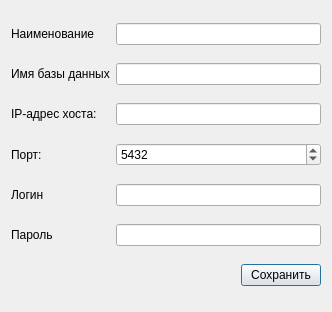
<?xml version="1.0" encoding="UTF-8"?>
<ui version="4.0">
 <class>DbSettings</class>
 <widget class="QDialog" name="DbSettings">
  <property name="geometry">
   <rect>
    <x>0</x>
    <y>0</y>
    <width>332</width>
    <height>312</height>
   </rect>
  </property>
  <property name="sizePolicy">
   <sizepolicy hsizetype="MinimumExpanding" vsizetype="Minimum">
    <horstretch>0</horstretch>
    <verstretch>0</verstretch>
   </sizepolicy>
  </property>
  <property name="windowTitle">
   <string>DbConnection</string>
  </property>
  <layout class="QGridLayout" name="gridLayout">
   <item row="1" column="1">
    <widget class="QLineEdit" name="leHumanName"/>
   </item>
   <item row="5" column="0">
    <widget class="QLabel" name="lbLogin">
     <property name="text">
      <string>Логин</string>
     </property>
     <property name="wordWrap">
      <bool>false</bool>
     </property>
    </widget>
   </item>
   <item row="1" column="0">
    <widget class="QLabel" name="lbHumanName">
     <property name="text">
      <string>Наименование</string>
     </property>
    </widget>
   </item>
   <item row="5" column="1">
    <widget class="QLineEdit" name="leLogin">
     <property name="minimumSize">
      <size>
       <width>200</width>
       <height>0</height>
      </size>
     </property>
    </widget>
   </item>
   <item row="3" column="0">
    <widget class="QLabel" name="lbHostIp">
     <property name="enabled">
      <bool>true</bool>
     </property>
     <property name="text">
      <string>IP-адрес хоста:</string>
     </property>
     <property name="wordWrap">
      <bool>false</bool>
     </property>
    </widget>
   </item>
   <item row="2" column="1">
    <widget class="QLineEdit" name="leDbName"/>
   </item>
   <item row="2" column="0">
    <widget class="QLabel" name="lbDbName">
     <property name="text">
      <string>Имя базы данных</string>
     </property>
    </widget>
   </item>
   <item row="4" column="0">
    <widget class="QLabel" name="lbPort">
     <property name="text">
      <string>Порт:</string>
     </property>
     <property name="wordWrap">
      <bool>false</bool>
     </property>
    </widget>
   </item>
   <item row="6" column="0">
    <widget class="QLabel" name="lbPassword">
     <property name="text">
      <string>Пароль</string>
     </property>
     <property name="wordWrap">
      <bool>false</bool>
     </property>
    </widget>
   </item>
   <item row="6" column="1">
    <widget class="QLineEdit" name="lePassword">
     <property name="minimumSize">
      <size>
       <width>200</width>
       <height>0</height>
      </size>
     </property>
    </widget>
   </item>
   <item row="4" column="1">
    <widget class="QSpinBox" name="sbPort">
     <property name="maximum">
      <number>65535</number>
     </property>
     <property name="value">
      <number>5432</number>
     </property>
    </widget>
   </item>
   <item row="3" column="1">
    <widget class="QLineEdit" name="leHostIp">
     <property name="enabled">
      <bool>true</bool>
     </property>
     <property name="sizePolicy">
      <sizepolicy hsizetype="Preferred" vsizetype="Fixed">
       <horstretch>0</horstretch>
       <verstretch>0</verstretch>
      </sizepolicy>
     </property>
     <property name="minimumSize">
      <size>
       <width>200</width>
       <height>0</height>
      </size>
     </property>
    </widget>
   </item>
   <item row="7" column="1" alignment="Qt::AlignRight">
    <widget class="QPushButton" name="pbAccept">
     <property name="text">
      <string>Сохранить</string>
     </property>
    </widget>
   </item>
  </layout>
 </widget>
 <layoutdefault spacing="6" margin="11"/>
 <pixmapfunction>qPixmapFromMimeSource</pixmapfunction>
 <resources/>
 <connections/>
</ui>
